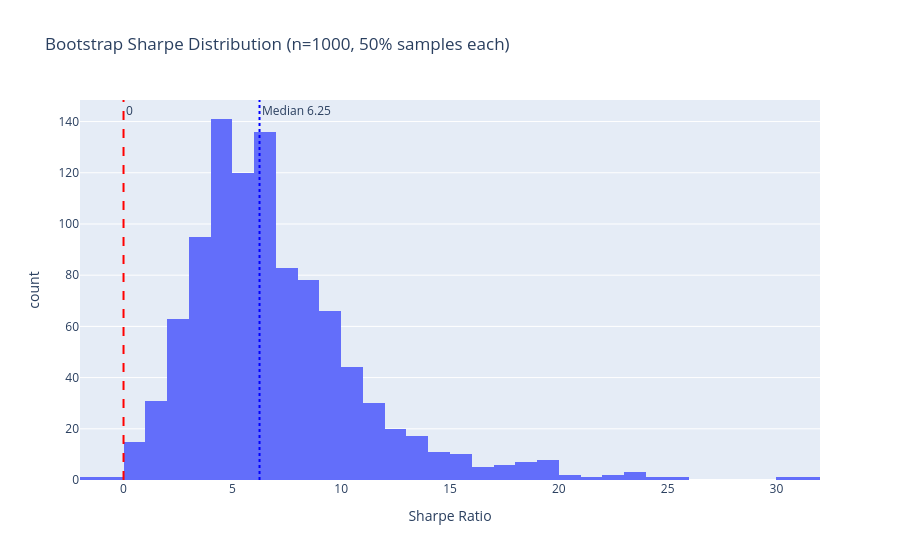

Write notebook code for a chart like this one.
### Markdown cell above
## Bootstrap Cross-Validation

Randomly select 50% of trades (without replacement) and re-compute Sharpe. Repeat 1 000 times. If the strategy is driven by a handful of lucky hours, the distribution will be wide and centred near 0.

### Code cell
rng     = np.random.default_rng(42)
N_BOOT  = 1_000
FRAC    = 0.50   # 50% random subsample per iteration

sharpe_boot: list[float] = []
for _ in range(N_BOOT):
    n_sample = max(2, int(len(trades) * FRAC))
    idx      = rng.choice(len(trades), size=n_sample, replace=False)
    sample   = trades[idx.tolist()]
    m        = compute_metrics(sample)
    s        = m.get("sharpe_ratio", "n/a")
    if isinstance(s, (int, float)) and not np.isnan(float(s)):
        sharpe_boot.append(float(s))

sharpe_boot_arr = np.array(sharpe_boot)
p5, p50, p95    = np.percentile(sharpe_boot_arr, [5, 50, 95])

print(f"Bootstrap Sharpe Distribution ({N_BOOT} iterations, {int(FRAC*100)}% random subsample):")
print(f"  P5:       {p5:>8.3f}")
print(f"  Median:   {p50:>8.3f}")
print(f"  P95:      {p95:>8.3f}")
print(f"  Pct > 0:  {(sharpe_boot_arr > 0).mean() * 100:>6.1f}%")

fig_boot = px.histogram(
    x=sharpe_boot_arr, nbins=60,
    title=f"Bootstrap Sharpe Distribution (n={N_BOOT}, {int(FRAC*100)}% samples each)",
    labels={"x": "Sharpe Ratio"},
)
fig_boot.add_vline(x=0,   line_dash="dash", line_color="red",  annotation_text="0")
fig_boot.add_vline(x=p50, line_dash="dot",  line_color="blue", annotation_text=f"Median {p50:.2f}")
fig_boot.show()

### Figure 1 — Plotly figure (JSON) as saved in the notebook; plotly's stock layout.template omitted (floating-point values rounded to 4 significant figures; data arrays with more than 128 entries replaced by an {"elided": "..."} marker saying what was removed)
{"data": [{"bingroup": "x", "hovertemplate": "Sharpe Ratio=%{x}<br>count=%{y}<extra></extra>", "legendgroup": "", "marker": {"color": "#636efa", "pattern": {"shape": ""}}, "name": "", "nbinsx": 60, "orientation": "v", "showlegend": false, "x": {"elided": "1000 float values"}, "xaxis": "x", "yaxis": "y", "type": "histogram"}], "layout": {"xaxis": {"anchor": "y", "domain": [0.0, 1.0], "title": {"text": "Sharpe Ratio"}}, "yaxis": {"anchor": "x", "domain": [0.0, 1.0], "title": {"text": "count"}}, "legend": {"tracegroupgap": 0}, "title": {"text": "Bootstrap Sharpe Distribution (n=1000, 50% samples each)"}, "barmode": "relative", "shapes": [{"line": {"color": "red", "dash": "dash"}, "type": "line", "x0": 0, "x1": 0, "xref": "x", "y0": 0, "y1": 1, "yref": "y domain"}, {"line": {"color": "blue", "dash": "dot"}, "type": "line", "x0": 6.248, "x1": 6.248, "xref": "x", "y0": 0, "y1": 1, "yref": "y domain"}], "annotations": [{"showarrow": false, "text": "0", "x": 0, "xanchor": "left", "xref": "x", "y": 1, "yanchor": "top", "yref": "y domain"}, {"showarrow": false, "text": "Median 6.25", "x": 6.248, "xanchor": "left", "xref": "x", "y": 1, "yanchor": "top", "yref": "y domain"}]}}
